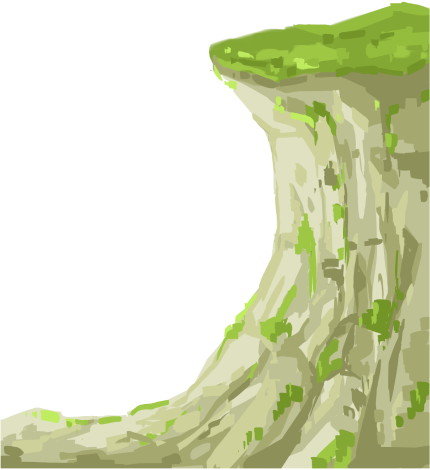
#> input picture interface_react native/assets/images/cliff.png, 430 x 470 px, found by its file name; its folder holds only this picture in this run
$ jupyter execute --allow-errors crawler_image.ipynb   (shell and % lines are left out)
#> lines starting #> are read from the running program, lines starting #| are printed output that depends on the picture
[cell 1]
import requests
from bs4 import BeautifulSoup

# Function to get HTML content from a URL
def get_html(url):
    headers = {
        'User-Agent': 'Mozilla/5.0 (Windows NT 10.0; Win64; x64) AppleWebKit/537.36 (KHTML, like Gecko) Chrome/91.0.4472.124 Safari/537.36'
    }
    response = requests.get(url, headers=headers)
    response.raise_for_status()  # Check if the request was successful
    return response.text

# Function to parse HTML and extract elements
def scrape_elements(html):
    soup = BeautifulSoup(html, 'html.parser')
    image_sources = []
    # Find all <a> elements with the specified aria-label
    links = soup.find_all('a', {'aria-label': 'Image result for dormitory'})
    for link in links:
      img_tag = link.find('img')
      if img_tag and 'data-src' in img_tag.attrs:
        image_sources.append(img_tag['data-src'])
    return image_sources


# URL to scrape
url = "https://www.bing.com/images/search?q=dormitory&form=HDRSC3&first=1"
# Get HTML content
#> (the rest of this cell did not finish here and is left out)

[cell 2]
from google.colab import drive
#> (the rest of this cell did not finish here and is left out)

[cell 3]
from PIL import Image
import os

def convert_to_jpg(input_path, output_path):
#> called with input_path = '/content/drive/MyDrive/Images/cliff.png'
    try:
        # Open the image file
        with Image.open(input_path) as img:
            # Convert image to RGB (necessary for JPEG format)
#> img is the input picture: PIL image 430x470 RGBA; mean R, G, B, A 86.3, 91.4, 59.8, 123.5
            rgb_img = img.convert('RGB')
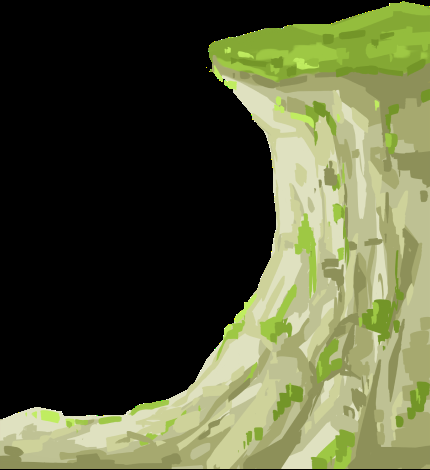
#> rgb_img: PIL image 430x470 RGB; mean R, G, B 86.3, 91.4, 59.8

            # Save the image as a .jpg file
            rgb_img.save(output_path, 'JPEG')

        print(f"Image saved as {output_path}")
    except Exception as e:
        print(f"Error converting image {input_path}: {e}")

# Directory containing the images
input_directory = '/content/drive/MyDrive/Images'
output_directory = '/content/drive/MyDrive/Images/JPG'

# Create the output directory if it does not exist
os.makedirs(output_directory, exist_ok=True)

# Iterate through all files in the directory
for file_name in os.listdir(input_directory):
    file_path = os.path.join(input_directory, file_name)

    # Ensure it's a file (not a directory) and has a valid extension
    if os.path.isfile(file_path) and not file_name.lower().endswith('.jpg'):
        # Define the output file path
        output_file_name = os.path.splitext(file_name)[0] + '.jpg'
        output_file_path = os.path.join(output_directory, output_file_name)

        # Convert the image to JPG
        convert_to_jpg(file_path, output_file_path)
